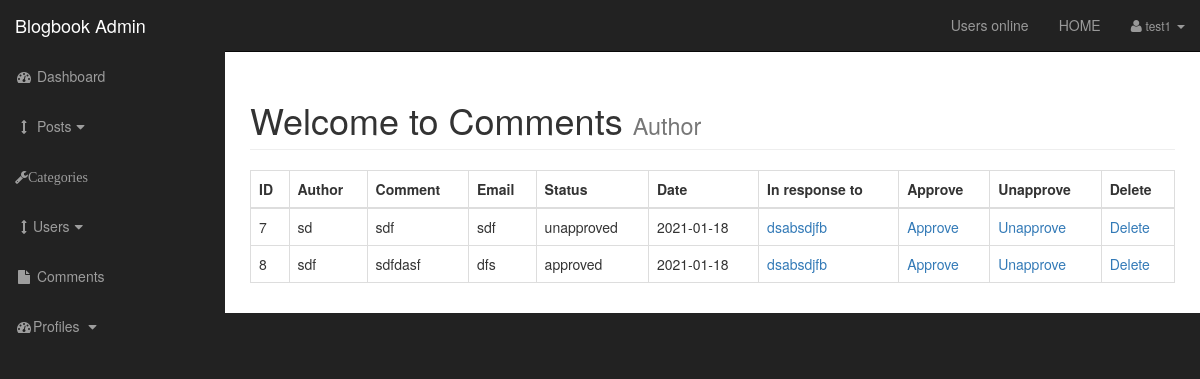
Page /admin/post_comments.php?id=45 (signed in) on the committed database.
### tables this page shows
CREATE TABLE `comments` (
  `comment_id` int(3) NOT NULL,
  `comment_post_id` int(3) NOT NULL,
  `comment_author` varchar(255) NOT NULL,
  `comment_email` varchar(255) NOT NULL,
  `comment_content` text NOT NULL,
  `comment_status` varchar(255) NOT NULL,
  `comment_date` date NOT NULL
);

CREATE TABLE `posts` (
  `post_id` int(3) NOT NULL,
  `post_category_id` int(3) NOT NULL,
  `post_title` varchar(255) NOT NULL,
  `post_author` varchar(255) NOT NULL,
  `author_id` int(255) NOT NULL,
  `post_date` date NOT NULL,
  `post_image` text NOT NULL,
  `post_content` mediumtext NOT NULL,
  `post_tags` varchar(255) NOT NULL,
  `post_comment_count` int(255) NOT NULL,
  `post_status` varchar(255) NOT NULL DEFAULT 'draft',
  `post_views_count` int(255) NOT NULL
);

### admin/post_comments.php (the view, shortened to what this page needs)
  <?php include "includes/ad_header.php"?>
<div id="wrapper">
    <?php include "includes/ad_navigation.php"?>
    <div id="page-wrapper">
        <div class="container-fluid">
            <div class="row">
                <div class="col-lg-12">
                    <h1 class="page-header">
                        Welcome to Comments
                        <small>Author</small>
                    </h1>
           <table class="table table-bordered table-hover">
       <thead>
           <tr>
               <th>ID</th>
               <th>Author</th>
               <th>Comment</th>
               <th>Email</th>
               <th>Status</th>
               <th>Date</th>
               <th>In response to</th>
               <th>Approve</th>
               <th>Unapprove</th>
               <th>Delete</th>
           </tr>
       </thead>
       <tbody>
           <?php
    $cid=$_GET['id'];
 $query="SELECT * FROM comments WHERE comment_post_id= ".mysqli_real_escape_string($connection,$_GET['id'])." ";
                            $select_comments=mysqli_query($connection,$query);
                            while($row=mysqli_fetch_assoc($select_comments)){
                                 $comment_id=$row['comment_id'];
                                 $comment_post_id=$row['comment_post_id'];
                                 $comment_author=$row['comment_author'];
                                $comment_content=$row['comment_content'];
                                $comment_email=$row['comment_email'];
                                 $comment_date=$row['comment_date'];
                                 $comment_status=$row['comment_status'];
                                echo "<tr>
                                 <td>{$comment_id}</td>
                                   <td>{$comment_author}</td>
                                   <td>{$comment_content}</td>";
                                  echo"
                                   <td>{$comment_email}</td>
                                   <td>{$comment_status}</td>";
                                   echo "<td>{$comment_date} </td>";
                                $query="SELECT * FROM posts WHERE post_id=$comment_post_id ";
                                $select_post_id_query= mysqli_query($connection,$query);
                                while($row=mysqli_fetch_assoc($select_post_id_query)){
                                    $post_id=$row['post_id'];
                                    $post_title=$row['post_title'];
                                    $author_id=$row['author_id'];
                                   echo "<td><a href='../post.php?p_id=$post_id'>{$post_title }</a></td>";
                                }
                                   $user_role =$_SESSION['user_role'];
                                 $user_id=$_SESSION['user_id'];
            if($user_role=='admin'||$user_id==$author_id){
                                   echo "
                                   <td><a href='post_comments.php?approve=$comment_id&id=$cid'>Approve</a> </td>
                                    <td><a href='post_comments.php?unapprove=$comment_id&id=$cid'>Unapprove</a> </td>
                                   <td><a href='post_comments.php?delete=$comment_id&id=$cid'>Delete</a> </td>";
            }else{
            echo "<td>Approve </td>
                                    <td>Unapprove </td>
                                   <td>Delete </td>";
            };
                           echo" </tr>
                            ";
                            }
?>
       </tbody>
   </table>
?> </div>
            </div>
        </div>
    </div>
</div>
</body>
</html>

### admin/css/sb-admin.css (style rules this page uses)
body { margin-top: 100px; background-color: #222; }
@media (min-width: 768px) { body { margin-top: 50px; } }
#wrapper { padding-left: 0; }
#page-wrapper { width: fit-content; padding: 0; background-color: #fff; }
@media (min-width: 768px) { #wrapper { padding-left: 225px; } }
@media (min-width: 768px) { #page-wrapper { padding: 10px; width: fit-content; } }
#page-wrapper { width: auto; }

### rows in the picture
comments: comment_id "7", comment_author "sd", comment_content "sdf", comment_email "sdf", comment_status "unapproved", comment_date "2021-01-18"
posts: post_title "dsabsdjfb"
comments: comment_id "8", comment_author "sdf", comment_content "sdfdasf", comment_email "dfs", comment_status "approved", comment_date "2021-01-18"

### other values in the picture
$_SESSION['username'] "test1"
